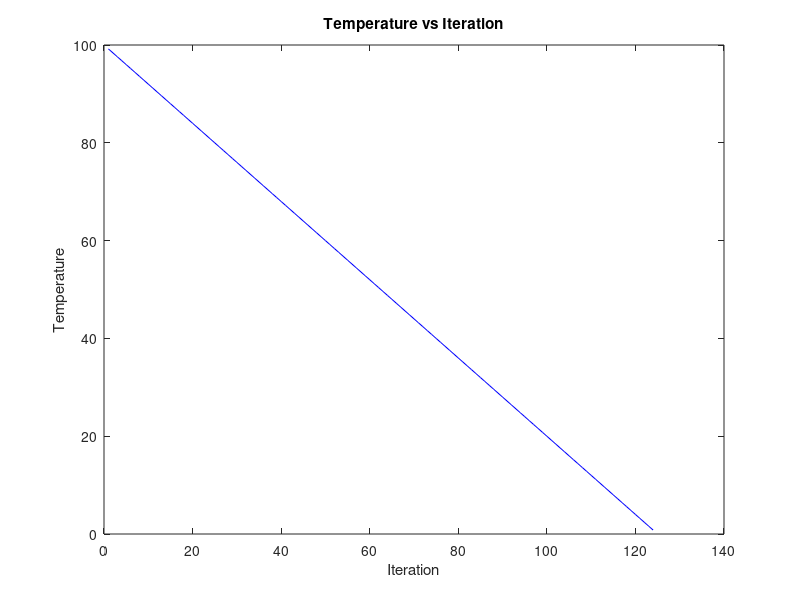
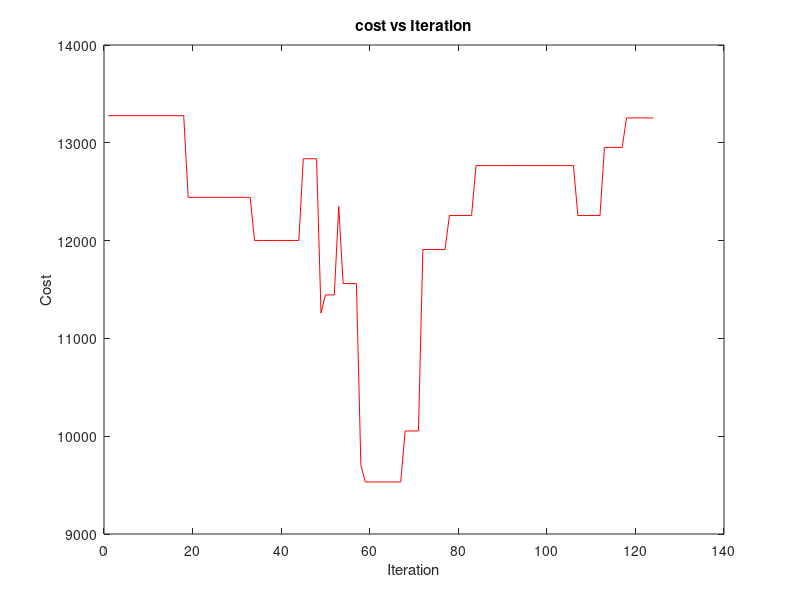
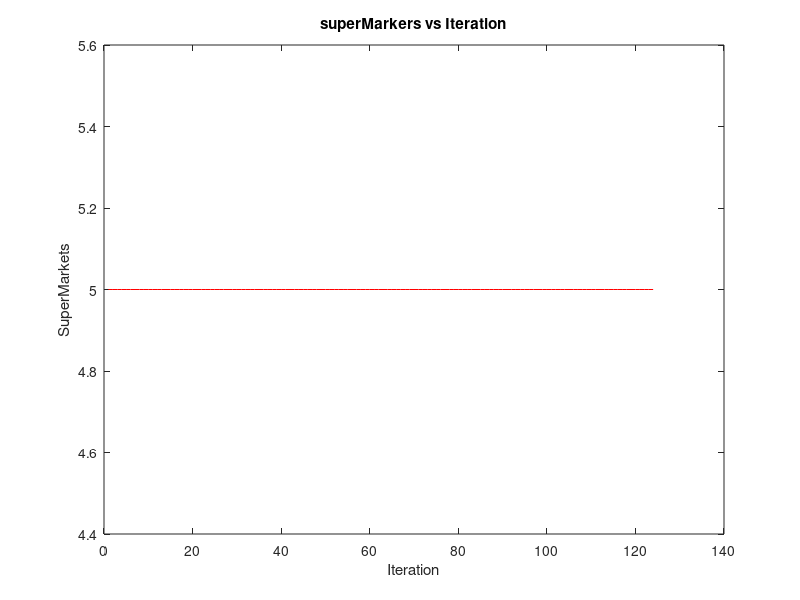

Recreate these plots in MATLAB, in order.
%SA_SLP
clc;
clear;
format shortG
%==========================Read SLP inputs=================================
%problem 1
%1) Workstations inputs:
W=30; %set the number of workstations (W)
dw=[7 7 10 1 7 9 4 5 4 6 6 3 9 1 5 3 5 9 6 3 5 9 9 9 9 3 9 5 8 10]; %demand of workstations (dw)
sumd=sum(dw); %calculate the sum of all demands (sumd)
xw=[0 2 4 6 8 10 12 14 16 18 20 22 24 26 28 30 32 34 36 38 40 42 44 46 48 50 52 54 56 58]; %set the x-cordinate of workstations (xw)
yw=[0 0 0 0 0 0 0 0 0 0 0 0 0 0 0 0 0 0 0 0 0 0 0 0 0 0 0 0 0 0]; %set the y-cordinate of workstations (yw)
%2) Supermarkets inputs:
S=5; %set the potential number of supermarkets (S)
SIC=1000; %set the supermarket installation cost (SIC)
SUC=1; %set the shipment unit cost (SUC)
SC=60; %set the supermarket capacity (SC)
Xs=[5.8 17.4 29 40.6 52.2]; %set the x-cordinate of supermarkets (Xs)
Ys=[5 5 5 5 5]; %set the y-cordinate of supermarkets (Ys)
no_of_interation = 0;
%======================set SA parameters===================================
T0=100; %set the initial temperature (T0)
Tf=1; %set the final temperature (Tf)
T=T0; %set the current temperature equal to T0
it=[];
storetemp=[];
solutioneveryinteration=[];
work_station_periteration=[];

%=========================initial solution generation======================
sol=zeros(1,W+3); %sol is the solution representation vector;
%columns 1-W represent the random key assigned to each worstation index
%columns W+1 represent the shipment cost
%column  W+2 represent the installation cost
%column  W+3 represent the total cost
%set the initial solution
sol(1:W)=rand(1,W);

%Decoding the generated intitial soution:
supc=1; %initialize supermarket counter (supc)
aswstosup=zeros(1,W);%initialize the vector for assignment of workstations to supermarket (aswstosup)
aswstosup(1,1)=1;%assign the first workstation to the first supermarket
td=zeros(1,S);%initialize total demand of each supermarket (td)
td(1,1)=dw(1);%set the current td in supermarket 1 equal to the demand of workstation 1
for i=2:W %for each workstation
    if supc<S %if the supc is less than S
        if (sol(i)<=0.5) && (td(supc)+dw(i)<=SC) % if (random key of current workstation is less than preset value of 0.5) and (the td of current supermarket + the demand of considered workstation (dw(i)) are less than SC)
            td(supc)=td(supc)+dw(i);% update the td of current supermarket  
            aswstosup(1,i)=supc; %set the current place in aswstosup(1,i) vector as supc
        else % else if either of the above conditions are not satisfied 
            supc=supc+1; % add to the supc
            td(supc)=td(supc)+dw(i); % update the td of new supermarket
            aswstosup(1,i)=supc; %set the current place in aswstosup(1,i) vector as supc
        end
    else % if this is the last supermarket considering supc
        td(supc)=td(supc)+dw(i); % update the td of current supermarket 
        aswstosup(1,i)=supc; %set the current place in aswstosup(1,i) vector as supc
    end
end

%=====================fitness function evaluation==========================
%1)calculate the shipment cost:
shipc=zeros(1,S); %initialize the shipment cost (shipc) vector for the potential supermarket (S)
for i=1:S % for each supermarket 
    for j=1:W % for each workstation 
        if aswstosup(1,j)==i % check if the current workstation is assigned to the considered supermarket
            shipc(i)=shipc(i)+SUC*dw(j)*2*(abs(Xs(i)-xw(j))+abs(Ys(i)-yw(j))); % calculate the shipment cost for current supermarket 
        end
    end
end
sol(1,W+1)=sum(shipc); % update the column sol(1,W+1) as the total shipment costs 
%2)calculate the installation cost:
instc=SIC*max(aswstosup(1,:)); %calculate the total installation costs considering the maximum number of established supermarkets
sol(1,W+2)=instc; % update the column sol(1,W+2) as the total installation costs
%3)calculate the total cost:
sol(1,W+3)=sol(1,W+1)+sol(1,W+2);%update the total cost (TC) in sol(1,W+3)

%5)Allow a penalty function of "inf" in total cost column if the total demand (td) of the last supermarket exceeds the supermarket capacity (SC)
if td(S)>SC %check if the td(S) exceeds the SC
    sol(1,W+3)=inf; % if so, set the column W+3 of sol eqaul to "inf"
end

%===========================Main body of SA================================
while T>=Tf %while the current T is geater than Tf

    no_of_interation= no_of_interation + 1;
    iter=0;
    
    %while iter<50
    iter = iter+1;
    n_sol=sol; %initialize the new sol (n_sol) vector by setting it as sol
    %=========================Generate a new solution======================
    %Neighborhood search operator:
    %select a random position on current solution:
    pos=randi([2,W]);%select a random point between 2 to W
    %generate a new value for the selected postion
    n_sol(1,pos)=rand;% update the n_sol in the randomly selected position
    
    %Decoding the new generated intitial soution:
    supc=1; %initialize supermarket counter (supc)
    n_aswstosup=zeros(1,W);%initialize the new vector for assignment of workstations to supermarket (aswstosup)
    n_aswstosup(1,1)=1;%assign the first workstation to the first supermarket
    td=zeros(1,S);%initialize total demand of each supermarket (td)
    td(1,1)=dw(1);%set the current td in supermarket 1 equal to the demand of workstation 1
    %stc=0; %initialize station counter (stc)
    for i=2:W %for each workstation
        if supc<S %if the supc is less than S
            if (n_sol(i)<=0.7) && (td(supc)+dw(i)<=SC) % if (random key of current workstation is less than preset value of 0.5) and (the td of current supermarket + the demand of considered workstation (dw(i)) are less than SC)
                td(supc)=td(supc)+dw(i);% update the td of current supermarket 
                n_aswstosup(1,i)=supc; %set the current place in n_aswstosup(1,i) vector as supc
            else % else if either of the above conditions are not satisfied 
                supc=supc+1; % add to the supc
                td(supc)=td(supc)+dw(i); % update the td of new supermarket
                n_aswstosup(1,i)=supc; %set the current place in n_aswstosup(1,i) vector as supc
            end
        else % if this is the last supermarket considering supc
            td(supc)=td(supc)+dw(i); % update the td of current supermarket 
            n_aswstosup(1,i)=supc; %set the current place in aswstosup(1,i) vector as supc
        end
    end


    %=====================fitness function evaluation==========================
    %1)calculate the shipment cost:
    shipc=zeros(1,S); %initialize the shipment cost (shipc) vector for the potential supermarket (S)
    for i=1:S % for each supermarket
        for j=1:W % for each workstation 
            if n_aswstosup(1,j)==i % check if the current workstation is assigned to the considered supermarket
                shipc(i)=shipc(i)+SUC*dw(j)*2*(abs(Xs(i)-xw(j))+abs(Ys(i)-yw(j))); % calculate the shipment cost for current supermarket 
            end
        end
    end
    n_sol(1,W+1)=sum(shipc); % update the column n_sol(1,W+1) as the total shipment costs 
    %2)calculate the installation cost:
    instc=SIC*max(n_aswstosup(1,:)); %calculate the total installation costs considering the maximum number of established supermarkets
    n_sol(1,W+2)=instc; % update the column n_sol(1,W+2) as the total installation costs
    %3)calculate the total cost:
    n_sol(1,W+3)=n_sol(1,W+1)+n_sol(1,W+2);%update the total cost (TC) in n_sol(1,W+3)

    %5)Allow a penalty function of "inf" in total cost column if the total demand (td) of the last supermarket exceeds the supermarket capacity (SC)
    if td(S)>SC %check if the td(S) exceeds the SC
        n_sol(1,W+3)=inf; % if so, set the column W+3 of n_sol eqaul to "inf"
    end

    %=============Check if n_sol is better than sol?=======================
    R=rand; % generate a random number R
    if n_sol(W+3) <= sol(W+3) % if fitness function of n_sol is better than sol
        sol=n_sol; % set the n_sol as the current solution
        aswstosup=n_aswstosup; % also set the n_aswstosu vector as for the current solution
    elseif R < exp(-(n_sol(W+3)-sol(W+3))/T) % else investigate whether R < acceptance probability calculate by : exp(-(n_sol(W+3)-sol(W+3))/T)
        sol=n_sol; % if yes, accept n_sol as the current solution
        aswstosup=n_aswstosup; %also set the n_aswstosu vector as for the current solution
   % end
    end
    cost_inter=0;
    for i = 1:length(aswstosup)
    cost_inter= cost_inter + 2*(abs(Xs(aswstosup(i))-xw(i)) + abs(Ys(aswstosup(i))-yw(i))) * dw(i);
    end

    cost_inter=cost_inter+ 1000*max(aswstosup);
    solutioneveryinteration=[solutioneveryinteration,cost_inter]; 
    no_of_workstationattheineration = max(aswstosup)
    work_station_periteration=[work_station_periteration,no_of_workstationattheineration];
    %update temperature
    T=T0 - 0.8*no_of_interation; %decrease the current temperature by 1
    it=[it,no_of_interation];
    storetemp = [storetemp,T];
      


end
% Add axis labels and title
plot(it,storetemp,'b-')
xlabel('Iteration');
ylabel('Temperature');
title('Temperature vs Iteration')

figure
plot(it,solutioneveryinteration,'r-')
xlabel('Iteration');
ylabel('Cost');
title('cost vs Iteration')

figure
plot(it,work_station_periteration,'r-')
xlabel('Iteration');
ylabel('SuperMarkets');
title('superMarkers vs Iteration')

sol %report the best found solution
aswstosup %report the best found solution's aswstosu matrix
final_cost= 0;
for i = 1:length(aswstosup)
    final_cost = final_cost + 2*(abs(Xs(aswstosup(i))-xw(i)) + abs(Ys(aswstosup(i))-yw(i))) * dw(i);
end
final_cost=final_cost + 1000*max(aswstosup)
no_of_workstation = max(aswstosup)
T
no_of_interation
no_of_workstation
